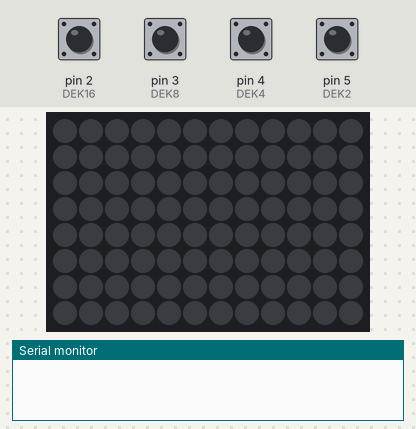
Bench run of a sketch on a simulated Arduino Uno, built with avr-gcc and run on an emulated ATmega328P. On the bench: 12×8 RGB LED matrix (first LED top left, wired row by row), the last lines printed to the serial monitor. Inputs (shaded band) come from the test bench; at power-on: pin 2 (DEK16), pin 3 (DEK8), pin 4 (DEK4), pin 5 (DEK2) HIGH. Dim RGB values are drawn brighter than linear; random numbers use the default seed unless the sketch sets one.

Above: at 1.2 s.
1.3 s: pin 4 (DEK4) pulled LOW for 1 s
At 1.93 s:
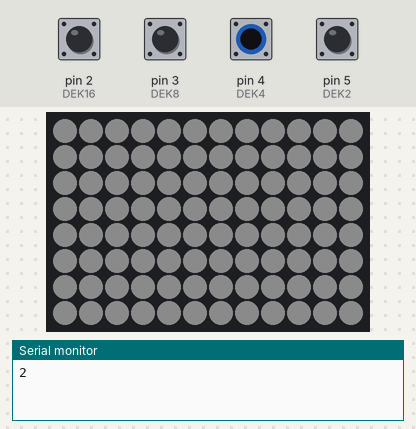
3.8 s: pin 5 (DEK2) pulled LOW for 1 s
At 4.73 s:
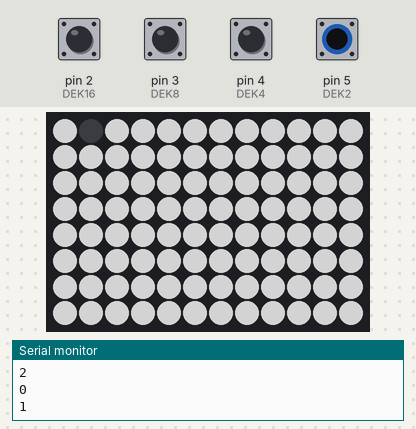
6.3 s: pin 4 (DEK4) pulled LOW for 0.15 s
7.9 s: pin 5 (DEK2) pulled LOW for 0.15 s
Timing chart, 0 to 10.5 s (numbered marks = the images above; inputs shaded):
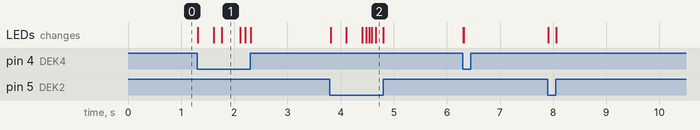

Measured:
- after the input at 1.3 s, the LEDs: first change at once (image 1 shows a later state)
- after the input at 3.8 s, the LEDs: first change at once (image 2 shows a later state)

The sketch:

cloud01.ino
```cpp
#include "MemoryFree.h"
#include "Adafruit_NeoPixel.h"
#include "TimerOne.h"
/* #include <StandardCplusplus.h> */
/* #include <vector> */

//define the data pin
#define PIN 9
//define number of pixels
#define NUMPIXEL 96
//define number of columns and rows
#define ROWS 8
#define COLUMNS 12

//define input pins for decade switch
#define DEK2 5
#define DEK4 4
#define DEK8 3
#define DEK16 2

// Parameter 1 = number of pixels in strip
// Parameter 2 = Arduino pin number (most are valid)
// Parameter 3 = pixel type flags, add together as needed:
//   NEO_KHZ800  800 KHz bitstream (most NeoPixel products w/WS2812 LEDs)
//   NEO_KHZ400  400 KHz (classic 'v1' (not v2) FLORA pixels, WS2811 drivers)
//   NEO_GRB     Pixels are wired for GRB bitstream (most NeoPixel products)
//   NEO_RGB     Pixels are wired for RGB bitstream (v1 FLORA pixels, not v2)
Adafruit_NeoPixel strip = Adafruit_NeoPixel(NUMPIXEL, PIN, NEO_GRB | NEO_KHZ800);

//cycle counter
volatile unsigned int cycles = 0;

//variables for the flash functions
volatile unsigned long flashCount = 0;
volatile unsigned long loopCount = 0;
volatile float period = 0;
volatile int pixel = 1;
volatile int pause = 0;

//global parameters
float maxbrightness = 127.0;
const float cycle = 10;

//variables for decade switch
unsigned int last_dek_change = 0;
unsigned int letzte_dekade = 0;
bool neue_dekade = false;
unsigned int dekade = 0;

//variables for led adressing
const int ledmatrix[ROWS][COLUMNS] = {{61, 60, 59, 58, 57,  1,  2,  3,  4,  5,  6,  7},
                                {62, 63, 64, 65, 66, 14, 13, 12, 11, 10,  9,  8},
                                {71, 70, 69, 68, 67, 15, 16, 17, 18, 19, 20, 21},
                                {72, 73, 74, 75, 76, 28, 27, 26, 25, 24, 23, 22},
                                {81, 80, 79, 78, 77, 29, 30, 31, 32, 33, 34, 35},
                                {82, 83, 84, 85, 86, 42, 41, 40, 39, 38, 37, 36},
                                {91, 90, 89, 88, 87, 43, 44, 45, 46, 47, 48, 49},
                                {92, 93, 94, 95, 96, 56, 55, 54, 53, 52, 51, 50}};

/*****Setup*****/
void setup() {
    strip.begin();                  // Initialize NeoPixel object
    strip.show();                   // Initialize all pixels to '}ff'
    Serial.begin(9600);             // Initialize serial connecti}n
    Timer1.initialize(10000);       // Initialize timer to 10ms
    Timer1.attachInterrupt(flash);  // Attach funciton flash to timer interupt
    randomSeed(analogRead(0));      // Initialize random numbers with open analog pin
    pinMode(DEK2, INPUT_PULLUP);    // Set Pinmode
    pinMode(DEK4, INPUT_PULLUP);    // Set Pinmode
    pinMode(DEK8, INPUT_PULLUP);    // Set Pinmode
    pinMode(DEK16, INPUT_PULLUP);   // Set Pinmode
    initPatterns();
}

/*****Flash*****/
void flash()
{
    float brightness = 0.0;
    uint32_t color = 0;
    uint32_t colorfade = 0;

    int frame = 0;

    int randPattern;

    cycles++;
    switch(dekade)
    {
        case 1:
            period = 4000;
            brightness = pattern2(flashCount*cycle/period);
            flashCount++;
            color = strip.Color(maxbrightness,maxbrightness,maxbrightness);
            colorfade = strip.Color(brightness*maxbrightness,brightness*maxbrightness,brightness*maxbrightness);
            setAllPixels(color);
            strip.setPixelColor(pixel, colorfade);
            if(flashCount * cycle == period)
            {
                flashCount = 0;
                pixel = random(NUMPIXEL);
            }
            break;
        case 2:
            period = 2000;
            brightness = pattern1(flashCount*cycle/period);
            flashCount++;
            if(pause == 0)
            {
                color = strip.Color(brightness*maxbrightness,brightness*maxbrightness,brightness*maxbrightness);
                if(flashCount * cycle >= period)
                {
                    flashCount = 0;
                    pause = 1000 * random(2, 15);
                }
            }
            else
            {
                color = strip.Color(0,0,0);
                if(flashCount * cycle >= pause)
                {
                    flashCount = 0;
                    pause = 0;
                }
            }
            setAllPixels(color);
            break;
        case 3:
        case 4:
        case 5:
        case 6:
        case 7:
        case 8:
        case 9:
        default:
            color = strip.Color(0,0,0);
            setAllPixels(color);
            break;
    }
    strip.show();
}

/*****Loop*****/
void loop()
{
    dekade = dekadenschalter();
    switch(dekade)
    {
        case 1:
            break;
        case 2:
            break;
        case 3:
            break;
        case 4:
            break;
        case 5:
            break;
        case 6:
            break;
        case 7:
            break;
        case 8:
            break;
        case 9:
            break;
        default:
            break;
    }
}

/*****Dekade*****/
unsigned int dekadenschalter()
{
    bool bit1 = !digitalRead(DEK2);
    bool bit2 = !digitalRead(DEK4);
    bool bit3 = !digitalRead(DEK8);
    bool bit4 = !digitalRead(DEK16);
    dekade = (((((bit4 << 1) + bit3) << 1) + bit2) << 1) + bit1;
    if(dekade != letzte_dekade)
    {
        letzte_dekade = dekade;
        last_dek_change = cycles;
        neue_dekade = true;
    }
    if((cycles>last_dek_change) && ((cycles-last_dek_change)>=5) && neue_dekade)
    {
        Serial.print(dekade);
        Serial.print('\n');
        neue_dekade = false;
    }
    return dekade;
}

/*****setAllPixels*****/
void setAllPixels(uint32_t color)
{
    for(uint16_t i=0;i<NUMPIXEL;i++)
    {
        strip.setPixelColor(i, color);
    }
}

/*****setPixelRow*****/
void setPixelRow(int row, uint32_t color)
{
    for(uint16_t i=0;i<COLUMNS;i++)
    {
        strip.setPixelColor(ledmatrix[row][i], color);
    }
}

/*****setPixelColumn*****/
void setPixelColumn(int column, uint32_t color)
{
    for(uint16_t i=0;i<ROWS;i++)
    {
        strip.setPixelColor(ledmatrix[i][column], color);
    }
}

/*****pattern1*****/
/****flash the whole cloud****/
float pattern1(float num)
{
    return ((cos((num)*3.2*M_PI)+cos((1.5*num)*3.2*M_PI))+2)/4;;
}

/*****pattern2*****/
/****dim down and back up****/
float pattern2(float num)
{
    return (-sin((num)*1.0*M_PI)+1);
}

void initPatterns()
{
}
```
